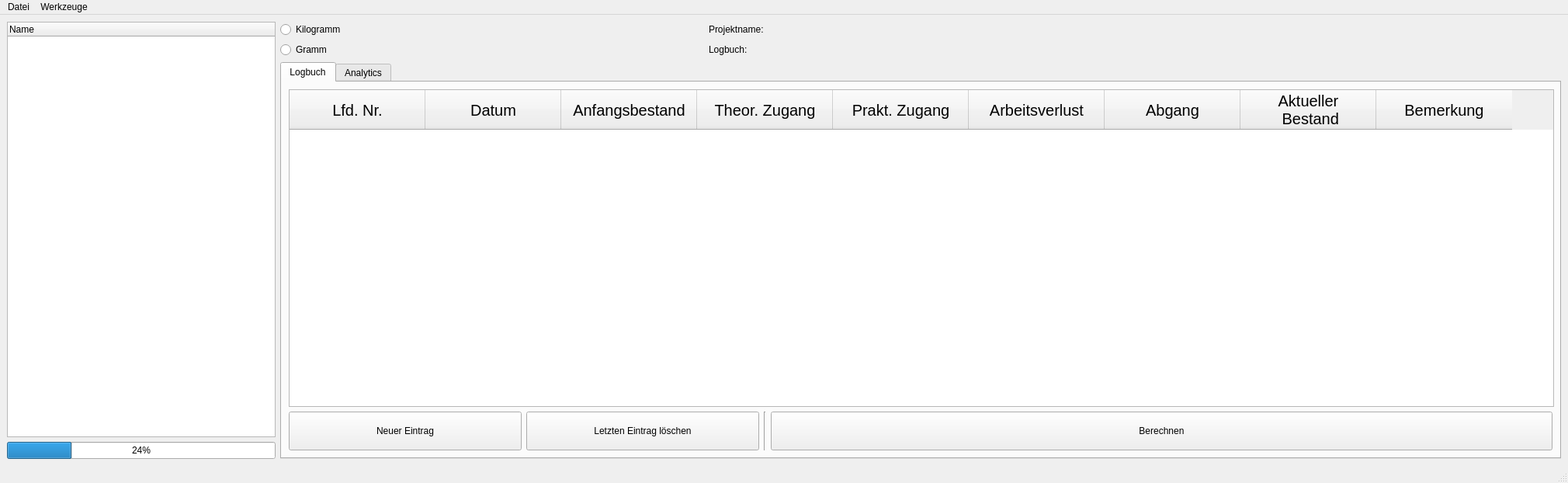
<?xml version="1.0" encoding="UTF-8"?>
<ui version="4.0">
 <class>MainWindow</class>
 <widget class="QMainWindow" name="MainWindow">
  <property name="geometry">
   <rect>
    <x>0</x>
    <y>0</y>
    <width>2020</width>
    <height>622</height>
   </rect>
  </property>
  <property name="minimumSize">
   <size>
    <width>0</width>
    <height>0</height>
   </size>
  </property>
  <property name="windowTitle">
   <string>BtM Buchhalter</string>
  </property>
  <widget class="QWidget" name="centralwidget">
   <property name="enabled">
    <bool>true</bool>
   </property>
   <property name="autoFillBackground">
    <bool>false</bool>
   </property>
   <layout class="QGridLayout" name="gridLayout_2">
    <item row="1" column="1">
     <widget class="QRadioButton" name="radioButton_gramm">
      <property name="text">
       <string>Gramm</string>
      </property>
     </widget>
    </item>
    <item row="1" column="2">
     <widget class="QLabel" name="LogbuchLabel">
      <property name="text">
       <string>Logbuch:</string>
      </property>
     </widget>
    </item>
    <item row="0" column="0" rowspan="3">
     <widget class="QTreeWidget" name="treeWidget">
      <column>
       <property name="text">
        <string notr="true">Name</string>
       </property>
      </column>
     </widget>
    </item>
    <item row="3" column="0">
     <widget class="QProgressBar" name="progressBar">
      <property name="value">
       <number>24</number>
      </property>
     </widget>
    </item>
    <item row="0" column="2">
     <widget class="QLabel" name="ProjektnameLabel">
      <property name="text">
       <string>Projektname:</string>
      </property>
     </widget>
    </item>
    <item row="1" column="3">
     <widget class="QLabel" name="label_pfad">
      <property name="text">
       <string/>
      </property>
     </widget>
    </item>
    <item row="2" column="1" rowspan="2" colspan="3">
     <widget class="QTabWidget" name="tabWidget">
      <property name="minimumSize">
       <size>
        <width>1650</width>
        <height>0</height>
       </size>
      </property>
      <property name="maximumSize">
       <size>
        <width>1650</width>
        <height>16777215</height>
       </size>
      </property>
      <property name="currentIndex">
       <number>0</number>
      </property>
      <widget class="QWidget" name="tab_logbuch">
       <attribute name="icon">
        <iconset theme="lol">
         <normaloff>.</normaloff>.</iconset>
       </attribute>
       <attribute name="title">
        <string>Logbuch</string>
       </attribute>
       <layout class="QGridLayout" name="gridLayout">
        <item row="1" column="3">
         <widget class="QPushButton" name="pushButton">
          <property name="minimumSize">
           <size>
            <width>200</width>
            <height>50</height>
           </size>
          </property>
          <property name="text">
           <string>Berechnen</string>
          </property>
         </widget>
        </item>
        <item row="0" column="0" colspan="4">
         <widget class="QTableWidget" name="tableWidget">
          <property name="sizePolicy">
           <sizepolicy hsizetype="Expanding" vsizetype="Expanding">
            <horstretch>0</horstretch>
            <verstretch>0</verstretch>
           </sizepolicy>
          </property>
          <property name="minimumSize">
           <size>
            <width>1630</width>
            <height>0</height>
           </size>
          </property>
          <property name="maximumSize">
           <size>
            <width>1650</width>
            <height>16777215</height>
           </size>
          </property>
          <property name="alternatingRowColors">
           <bool>false</bool>
          </property>
          <property name="gridStyle">
           <enum>Qt::SolidLine</enum>
          </property>
          <property name="columnCount">
           <number>9</number>
          </property>
          <attribute name="horizontalHeaderMinimumSectionSize">
           <number>175</number>
          </attribute>
          <attribute name="horizontalHeaderDefaultSectionSize">
           <number>175</number>
          </attribute>
          <attribute name="verticalHeaderCascadingSectionResizes">
           <bool>false</bool>
          </attribute>
          <attribute name="verticalHeaderMinimumSectionSize">
           <number>50</number>
          </attribute>
          <attribute name="verticalHeaderDefaultSectionSize">
           <number>50</number>
          </attribute>
          <column>
           <property name="text">
            <string>Lfd. Nr.</string>
           </property>
           <property name="font">
            <font>
             <pointsize>15</pointsize>
            </font>
           </property>
          </column>
          <column>
           <property name="text">
            <string>Datum</string>
           </property>
           <property name="font">
            <font>
             <pointsize>15</pointsize>
            </font>
           </property>
          </column>
          <column>
           <property name="text">
            <string>Anfangsbestand</string>
           </property>
           <property name="font">
            <font>
             <pointsize>15</pointsize>
            </font>
           </property>
          </column>
          <column>
           <property name="text">
            <string>Theor. Zugang</string>
           </property>
           <property name="font">
            <font>
             <pointsize>15</pointsize>
            </font>
           </property>
          </column>
          <column>
           <property name="text">
            <string>Prakt. Zugang</string>
           </property>
           <property name="font">
            <font>
             <pointsize>15</pointsize>
            </font>
           </property>
          </column>
          <column>
           <property name="text">
            <string>Arbeitsverlust</string>
           </property>
           <property name="font">
            <font>
             <pointsize>15</pointsize>
            </font>
           </property>
          </column>
          <column>
           <property name="text">
            <string>Abgang</string>
           </property>
           <property name="font">
            <font>
             <pointsize>15</pointsize>
            </font>
           </property>
          </column>
          <column>
           <property name="text">
            <string>Aktueller 
 Bestand</string>
           </property>
           <property name="font">
            <font>
             <pointsize>15</pointsize>
            </font>
           </property>
          </column>
          <column>
           <property name="text">
            <string>Bemerkung</string>
           </property>
           <property name="font">
            <font>
             <pointsize>15</pointsize>
            </font>
           </property>
          </column>
         </widget>
        </item>
        <item row="1" column="0">
         <widget class="QPushButton" name="pushButton_NeuerEintrag">
          <property name="minimumSize">
           <size>
            <width>200</width>
            <height>50</height>
           </size>
          </property>
          <property name="maximumSize">
           <size>
            <width>300</width>
            <height>16777215</height>
           </size>
          </property>
          <property name="text">
           <string>Neuer Eintrag</string>
          </property>
          <property name="default">
           <bool>false</bool>
          </property>
         </widget>
        </item>
        <item row="1" column="1">
         <widget class="QPushButton" name="pushButton_EintragLoeschen">
          <property name="minimumSize">
           <size>
            <width>200</width>
            <height>50</height>
           </size>
          </property>
          <property name="maximumSize">
           <size>
            <width>300</width>
            <height>300</height>
           </size>
          </property>
          <property name="text">
           <string>Letzten Eintrag löschen</string>
          </property>
          <property name="autoDefault">
           <bool>false</bool>
          </property>
          <property name="default">
           <bool>false</bool>
          </property>
         </widget>
        </item>
        <item row="1" column="2">
         <widget class="Line" name="line">
          <property name="orientation">
           <enum>Qt::Vertical</enum>
          </property>
         </widget>
        </item>
       </layout>
      </widget>
      <widget class="QWidget" name="tab_analytics">
       <attribute name="title">
        <string>Analytics</string>
       </attribute>
       <layout class="QGridLayout" name="gridLayout_3">
        <item row="0" column="0">
         <widget class="QTableWidget" name="tableWidget_2"/>
        </item>
       </layout>
      </widget>
     </widget>
    </item>
    <item row="0" column="1">
     <widget class="QRadioButton" name="radioButton_kilogramm">
      <property name="text">
       <string>Kilogramm</string>
      </property>
     </widget>
    </item>
    <item row="0" column="3">
     <widget class="QLabel" name="label_projekt">
      <property name="text">
       <string/>
      </property>
     </widget>
    </item>
   </layout>
  </widget>
  <widget class="QMenuBar" name="menubar">
   <property name="geometry">
    <rect>
     <x>0</x>
     <y>0</y>
     <width>2020</width>
     <height>21</height>
    </rect>
   </property>
   <widget class="QMenu" name="menuDatei">
    <property name="title">
     <string>Datei</string>
    </property>
    <addaction name="actionArbeitzplatz_ffnen"/>
    <addaction name="separator"/>
    <addaction name="actionNeuer_Arbeitzplatz"/>
    <addaction name="actionNeues_Projekt"/>
    <addaction name="actionNeues_Produkt"/>
    <addaction name="actionNeue_Stufe"/>
    <addaction name="actionNeues_Logbuch"/>
    <addaction name="separator"/>
    <addaction name="actionSpeichern"/>
    <addaction name="actionBeenden"/>
   </widget>
   <widget class="QMenu" name="menuWerkzeuge">
    <property name="title">
     <string>Werkzeuge</string>
    </property>
    <widget class="QMenu" name="menuZelle_einf_rben">
     <property name="title">
      <string>Zelle einfärben</string>
     </property>
    </widget>
    <addaction name="actionBerechnen"/>
    <addaction name="menuZelle_einf_rben"/>
   </widget>
   <addaction name="menuDatei"/>
   <addaction name="menuWerkzeuge"/>
  </widget>
  <widget class="QStatusBar" name="statusBar"/>
  <action name="actionNeues_Projekt">
   <property name="text">
    <string>Neues Projekt</string>
   </property>
   <property name="statusTip">
    <string>Erstellt ein neues Projekt(Ordner)</string>
   </property>
   <property name="whatsThis">
    <string/>
   </property>
   <property name="shortcut">
    <string>Ctrl+Shift+N</string>
   </property>
  </action>
  <action name="actionProjekt_ffnen">
   <property name="text">
    <string>Projekt öffnen</string>
   </property>
   <property name="shortcut">
    <string>Ctrl+Shift+N</string>
   </property>
  </action>
  <action name="actionNeues_Logbuch">
   <property name="text">
    <string>Neues Logbuch</string>
   </property>
   <property name="shortcut">
    <string>Ctrl+N</string>
   </property>
  </action>
  <action name="actionLogbuch_laden">
   <property name="text">
    <string>Logbuch öffnen</string>
   </property>
   <property name="shortcut">
    <string>Ctrl+O</string>
   </property>
  </action>
  <action name="actionLogbuch_speichen">
   <property name="text">
    <string>Logbuch speichen</string>
   </property>
   <property name="shortcut">
    <string>Ctrl+S</string>
   </property>
  </action>
  <action name="actionNeues_Projekt_2">
   <property name="text">
    <string>Neues Projekt</string>
   </property>
  </action>
  <action name="actionLogbuch_speichern_unter">
   <property name="text">
    <string>Logbuch speichern unter</string>
   </property>
  </action>
  <action name="actionBerechnen">
   <property name="text">
    <string>Berechnen</string>
   </property>
   <property name="shortcut">
    <string>F5</string>
   </property>
  </action>
  <action name="actionNeues_Produkt">
   <property name="text">
    <string>Neues Produkt</string>
   </property>
  </action>
  <action name="actiontes">
   <property name="text">
    <string>tes</string>
   </property>
  </action>
  <action name="actionNeuer_Arbeitzplatz">
   <property name="text">
    <string>Neuer Arbeitzplatz</string>
   </property>
  </action>
  <action name="actionArbeitzplatz_ffnen">
   <property name="text">
    <string>Arbeitzplatz öffnen</string>
   </property>
  </action>
  <action name="actionSpeichern">
   <property name="text">
    <string>Speichern</string>
   </property>
  </action>
  <action name="actionBeenden">
   <property name="text">
    <string>Beenden</string>
   </property>
  </action>
  <action name="actiontemp">
   <property name="text">
    <string>temp</string>
   </property>
  </action>
  <action name="actionNeue_Stufe">
   <property name="text">
    <string>Neue Stufe</string>
   </property>
  </action>
 </widget>
 <resources/>
 <connections/>
</ui>
